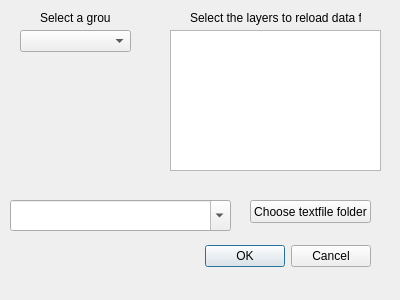
<?xml version="1.0" encoding="UTF-8"?>
<ui version="4.0">
 <class>mopsDialogBase</class>
 <widget class="QDialog" name="mopsDialogBase">
  <property name="geometry">
   <rect>
    <x>0</x>
    <y>0</y>
    <width>400</width>
    <height>300</height>
   </rect>
  </property>
  <property name="windowTitle">
   <string>Reload</string>
  </property>
  <widget class="QDialogButtonBox" name="button_box">
   <property name="geometry">
    <rect>
     <x>30</x>
     <y>240</y>
     <width>341</width>
     <height>32</height>
    </rect>
   </property>
   <property name="orientation">
    <enum>Qt::Horizontal</enum>
   </property>
   <property name="standardButtons">
    <set>QDialogButtonBox::Cancel|QDialogButtonBox::Ok</set>
   </property>
  </widget>
  <widget class="QPushButton" name="pushButton">
   <property name="geometry">
    <rect>
     <x>250</x>
     <y>200</y>
     <width>121</width>
     <height>23</height>
    </rect>
   </property>
   <property name="text">
    <string>Choose textfile folder</string>
   </property>
  </widget>
  <widget class="QComboBox" name="textEdit">
   <property name="geometry">
    <rect>
     <x>10</x>
     <y>200</y>
     <width>221</width>
     <height>31</height>
    </rect>
   </property>
   <property name="editable">
    <bool>true</bool>
   </property>
  </widget>
  <widget class="QComboBox" name="comboBox">
   <property name="geometry">
    <rect>
     <x>20</x>
     <y>30</y>
     <width>111</width>
     <height>22</height>
    </rect>
   </property>
  </widget>
  <widget class="QLabel" name="label">
   <property name="geometry">
    <rect>
     <x>40</x>
     <y>10</y>
     <width>71</width>
     <height>16</height>
    </rect>
   </property>
   <property name="text">
    <string>Select a group</string>
   </property>
  </widget>
  <widget class="QLabel" name="label_2">
   <property name="geometry">
    <rect>
     <x>190</x>
     <y>10</y>
     <width>171</width>
     <height>16</height>
    </rect>
   </property>
   <property name="text">
    <string>Select the layers to reload data for</string>
   </property>
  </widget>
  <widget class="QListWidget" name="listWidget">
   <property name="geometry">
    <rect>
     <x>170</x>
     <y>30</y>
     <width>211</width>
     <height>141</height>
    </rect>
   </property>
  </widget>
 </widget>
 <resources/>
 <connections>
  <connection>
   <sender>button_box</sender>
   <signal>accepted()</signal>
   <receiver>mopsDialogBase</receiver>
   <slot>accept()</slot>
   <hints>
    <hint type="sourcelabel">
     <x>20</x>
     <y>20</y>
    </hint>
    <hint type="destinationlabel">
     <x>20</x>
     <y>20</y>
    </hint>
   </hints>
  </connection>
  <connection>
   <sender>button_box</sender>
   <signal>rejected()</signal>
   <receiver>mopsDialogBase</receiver>
   <slot>reject()</slot>
   <hints>
    <hint type="sourcelabel">
     <x>20</x>
     <y>20</y>
    </hint>
    <hint type="destinationlabel">
     <x>20</x>
     <y>20</y>
    </hint>
   </hints>
  </connection>
 </connections>
</ui>
